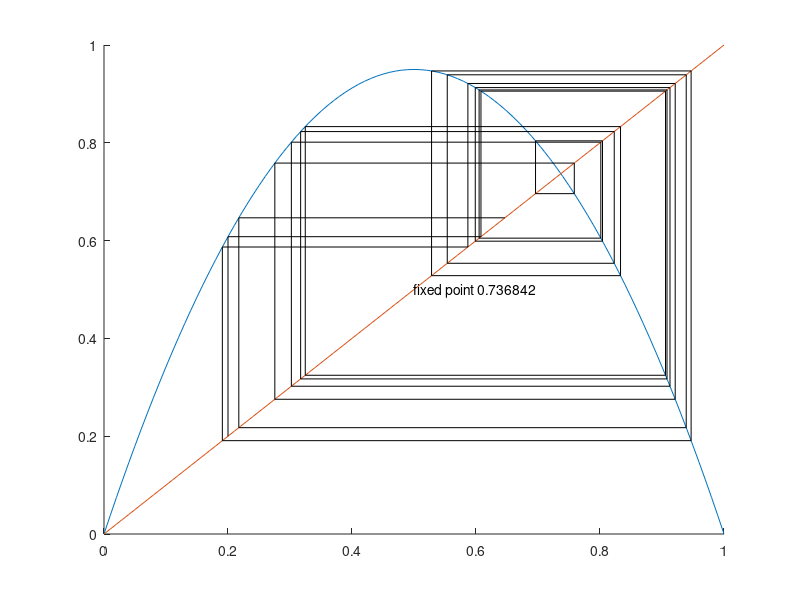
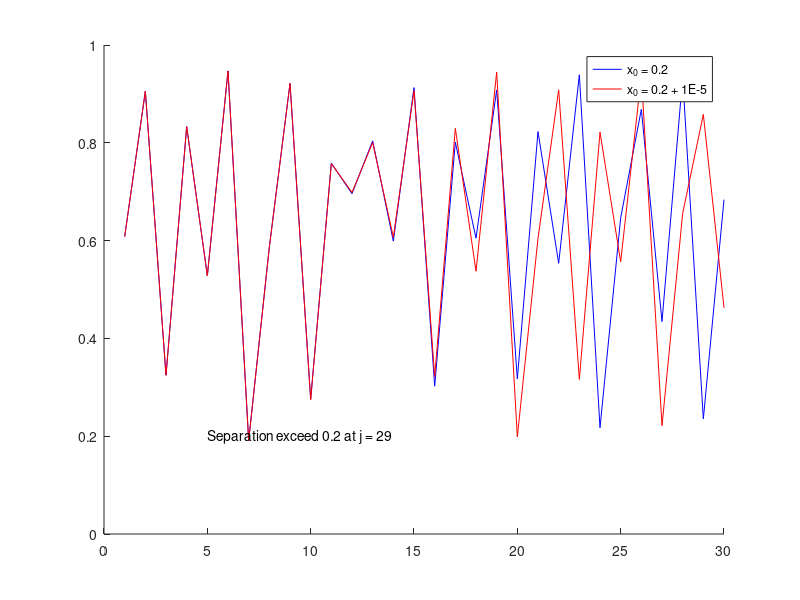

The MATLAB source for these figures, in order:
% Logistic map

close all

x = [0:0.01:1];

r = 3.8;
f = @(x) r*x.*(1-x); %Logistic Map

fix = 1 - 1/r; %Fixed point

figure()
hold on

plot(x,f(x),x,x)
text(0.5,0.5,sprintf('fixed point %g',fix))

t = [1,1]*0.2; %Initial point for iteration
for i = 1:25
    y = [t(1),f(t(1))];
    plot(t,y,'k')
    %pause(0.1);
    t = [f(t(1)),f(t(1))];
    plot(y,t,'k')
    %pause(0.1);
end

N = 30; %Number of iterations
y1 = ones(N,1);
y2 = ones(N,1);

t1 = 0.2;
y1(1) = f(t1);
t2 = 0.2 + 1E-5;
y2(1) = f(t2);

for i = 1:N-1
    if abs(y1(i) - y2(i)) > 0.2
        j = i;
    end
    y1(i+1) = f(y1(i));
    y2(i+1) = f(y2(i));   
end

figure()
hold on

plot(1:N,y1,'b')
plot(1:N,y2,'r')
text (5,0.2,sprintf('Separation exceed 0.2 at j = %g',j))
legend('x_0 = 0.2','x_0 = 0.2 + 1E-5')